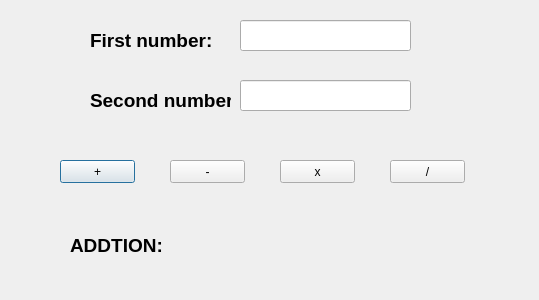
<?xml version="1.0" encoding="UTF-8"?>
<ui version="4.0">
 <class>Dialog</class>
 <widget class="QDialog" name="Dialog">
  <property name="geometry">
   <rect>
    <x>0</x>
    <y>0</y>
    <width>539</width>
    <height>300</height>
   </rect>
  </property>
  <property name="windowTitle">
   <string>Dialog</string>
  </property>
  <widget class="QLineEdit" name="lineEdit">
   <property name="geometry">
    <rect>
     <x>240</x>
     <y>20</y>
     <width>171</width>
     <height>31</height>
    </rect>
   </property>
  </widget>
  <widget class="QLineEdit" name="lineEdit_2">
   <property name="geometry">
    <rect>
     <x>240</x>
     <y>80</y>
     <width>171</width>
     <height>31</height>
    </rect>
   </property>
  </widget>
  <widget class="QLabel" name="label">
   <property name="geometry">
    <rect>
     <x>90</x>
     <y>30</y>
     <width>131</width>
     <height>20</height>
    </rect>
   </property>
   <property name="font">
    <font>
     <pointsize>14</pointsize>
     <weight>75</weight>
     <bold>true</bold>
    </font>
   </property>
   <property name="text">
    <string>First number:</string>
   </property>
  </widget>
  <widget class="QLabel" name="label_2">
   <property name="geometry">
    <rect>
     <x>90</x>
     <y>90</y>
     <width>141</width>
     <height>20</height>
    </rect>
   </property>
   <property name="font">
    <font>
     <pointsize>14</pointsize>
     <weight>75</weight>
     <bold>true</bold>
    </font>
   </property>
   <property name="text">
    <string>Second number:</string>
   </property>
  </widget>
  <widget class="QPushButton" name="cong">
   <property name="geometry">
    <rect>
     <x>60</x>
     <y>160</y>
     <width>75</width>
     <height>23</height>
    </rect>
   </property>
   <property name="text">
    <string>+</string>
   </property>
  </widget>
  <widget class="QPushButton" name="tru">
   <property name="geometry">
    <rect>
     <x>170</x>
     <y>160</y>
     <width>75</width>
     <height>23</height>
    </rect>
   </property>
   <property name="text">
    <string>-</string>
   </property>
  </widget>
  <widget class="QPushButton" name="nhan">
   <property name="geometry">
    <rect>
     <x>280</x>
     <y>160</y>
     <width>75</width>
     <height>23</height>
    </rect>
   </property>
   <property name="text">
    <string>x</string>
   </property>
  </widget>
  <widget class="QPushButton" name="chia">
   <property name="geometry">
    <rect>
     <x>390</x>
     <y>160</y>
     <width>75</width>
     <height>23</height>
    </rect>
   </property>
   <property name="text">
    <string>/</string>
   </property>
  </widget>
  <widget class="QLabel" name="ketqua">
   <property name="geometry">
    <rect>
     <x>70</x>
     <y>230</y>
     <width>211</width>
     <height>31</height>
    </rect>
   </property>
   <property name="font">
    <font>
     <pointsize>14</pointsize>
     <weight>75</weight>
     <bold>true</bold>
    </font>
   </property>
   <property name="text">
    <string>ADDTION:</string>
   </property>
  </widget>
 </widget>
 <resources/>
 <connections/>
</ui>
